Frame 1 (no input): blank canvas, image omitted
Frame 60 (the mouse pressed at the canvas centre just before this capture): blank canvas, image omitted
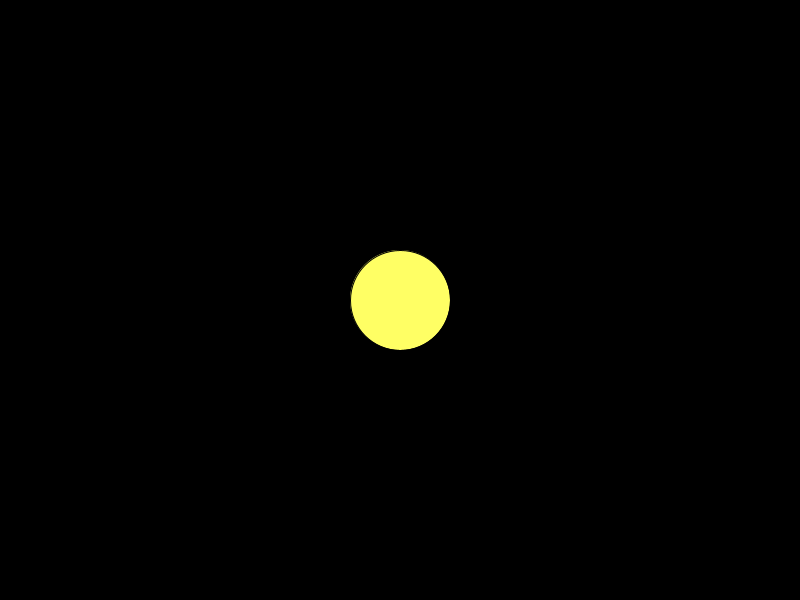
Frame 120 (the mouse held since frame 60 and released just before this capture)

The Processing sketch whose frames 1 and 60 were blank and that drew this single picture after the mouse press (run headless with seeded random() and noise(); from frame 60 on, the mouse is pressed at the canvas centre):

// Processing sketch: dist_1
// ── dist_1.pde
float centroX, centroY;
color miColor = color(255);

void setup() {
  size(800, 600);
  centroX = width/2;
  centroY = height/2;
}

void draw() {
  background(0);
  float distancia = dist(mouseX, mouseY, centroX, centroY); //distancia entre dos puntos
  println(distancia);

  /*
    la funcion map es para escalar rangos(ver en la documentacion de processing para mas detalle).
   Aca el numero resultante es entre 0 y 1, es decir como un porcentaje,
   lo que es muy util porque ese porcentaje se lo aplicamoa a lo que queramos.
   */
  float distMap = map(distancia, 0, 500, 1, 0); 

  miColor = color(255*distMap, 255*distMap, 100);

  fill(miColor);
  ellipse(centroX, centroY, 100 * distMap, 100*distMap);
}
